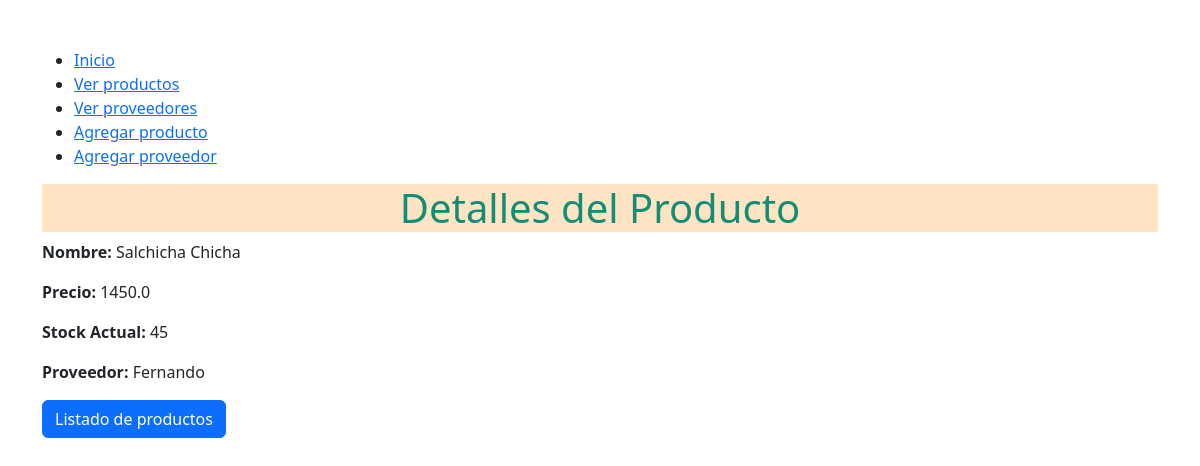
The page /compras/products/view/1 on the database its author committed.
### compras/models.py (models this page shows, shortened)
class Producto(models.Model):
    nombre = models.CharField(max_length = 45)
    precio = models.FloatField()
    stock_actual = models.IntegerField()
    proveedor = models.ForeignKey(Proveedor, on_delete = models.CASCADE)

class Proveedor(models.Model):
    nombrePro = models.CharField(max_length = 45)
    apellidoPro = models.CharField(max_length = 45)
    dni = models.CharField(max_length = 45)
    def __str__(self):
        return self.nombrePro

### compras/views.py (the view)
# urls.py: path('products/view/<int:id>', views.view_product, name = "view_product"),
def view_product(request, id):
    print('view product with id %d' % id)
    producto = Producto.objects.get(id=id)
    return render(request, 'view_products.html', {'producto': producto})

### compras/templates/view_products.html (shortened to what this page needs)
{% load static %}
<!DOCTYPE html>
<html lang="es">
<head>
    <link href="https://cdn.jsdelivr.net/npm/bootstrap@5.3.3/dist/css/bootstrap.min.css" rel="stylesheet">
    <link href="https://cdn.jsdelivr.net/npm/bootstrap-icons/font/bootstrap-icons.css" rel="stylesheet">
    <link rel="stylesheet" type="text/css" href="{% static 'css/mystyle.css' %}">
</head>
<body>
    <div class="container mt-5">
        {% include 'includes/navbar.html' %}
        <h1>Detalles del Producto</h1>
        <div class="row">
            <div class="col-md-6">
                <p><strong>Nombre:</strong> {{ producto.nombre }}</p>
                <p><strong>Precio:</strong> {{ producto.precio }}</p>
                <p><strong>Stock Actual:</strong> {{ producto.stock_actual }}</p>
                <p><strong>Proveedor:</strong> {{ producto.proveedor }}</p>
            </div>
        </div>
        <a href="{% url 'products' %}" class="btn btn-primary">Listado de productos</a>
    </div>
</body>
</html>

### static/css/mystyle.css (style rules this page uses)
h1 { color: #138D75; text-align: center; background-color: bisque; }

### rows shown on the page
Producto: nombre "Salchicha Chicha", precio "1450.0", stock_actual "45", proveedor "Fernando"
